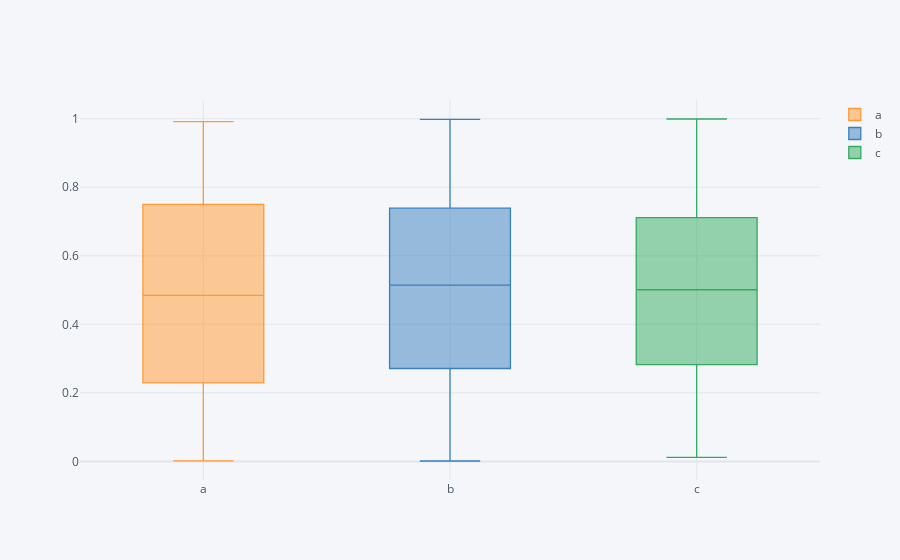

The notebook cell saved with this chart:
### Code cell
df.iplot(kind="box")

### Figure 1 — Plotly figure (JSON) as saved in the notebook; plotly's stock layout.template omitted (floating-point values rounded to 4 significant figures; data arrays with more than 128 entries replaced by an {"elided": "..."} marker saying what was removed)
{"data": [{"boxpoints": false, "line": {"width": 1.3}, "marker": {"color": "rgba(255, 153, 51, 1.0)"}, "name": "a", "orientation": "v", "type": "box", "y": {"elided": "300 float values"}}, {"boxpoints": false, "line": {"width": 1.3}, "marker": {"color": "rgba(55, 128, 191, 1.0)"}, "name": "b", "orientation": "v", "type": "box", "y": {"elided": "300 float values"}}, {"boxpoints": false, "line": {"width": 1.3}, "marker": {"color": "rgba(50, 171, 96, 1.0)"}, "name": "c", "orientation": "v", "type": "box", "y": {"elided": "300 float values"}}], "layout": {"legend": {"bgcolor": "#F5F6F9", "font": {"color": "#4D5663"}}, "paper_bgcolor": "#F5F6F9", "plot_bgcolor": "#F5F6F9", "title": {"font": {"color": "#4D5663"}}, "xaxis": {"gridcolor": "#E1E5ED", "showgrid": true, "tickfont": {"color": "#4D5663"}, "title": {"font": {"color": "#4D5663"}, "text": ""}, "zerolinecolor": "#E1E5ED"}, "yaxis": {"gridcolor": "#E1E5ED", "showgrid": true, "tickfont": {"color": "#4D5663"}, "title": {"font": {"color": "#4D5663"}, "text": ""}, "zerolinecolor": "#E1E5ED"}}}
